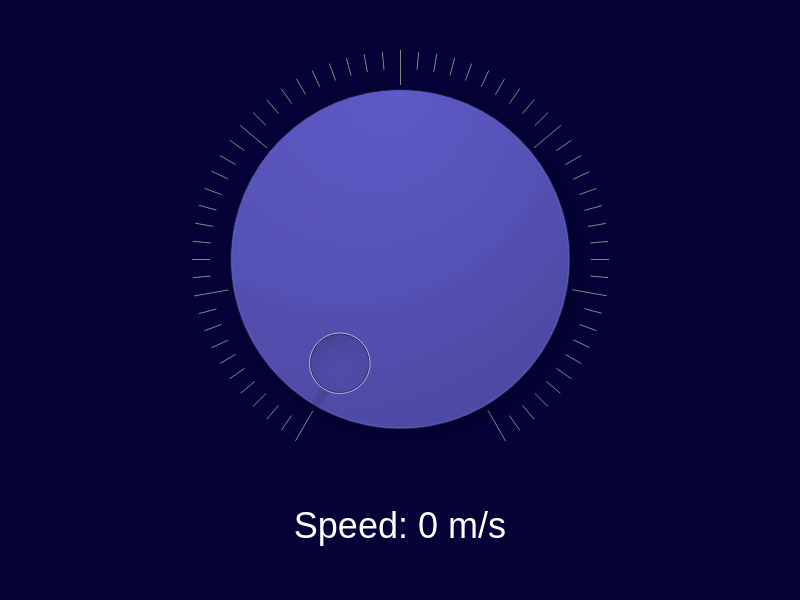
<?xml version="1.0" encoding="UTF-8"?>
<ui version="4.0">
 <class>MainWindow</class>
 <widget class="QMainWindow" name="MainWindow">
  <property name="geometry">
   <rect>
    <x>0</x>
    <y>0</y>
    <width>800</width>
    <height>600</height>
   </rect>
  </property>
  <property name="windowTitle">
   <string>MainWindow</string>
  </property>
  <property name="autoFillBackground">
   <bool>false</bool>
  </property>
  <property name="styleSheet">
   <string notr="true">background-color: rgb(4, 2, 54);
border-color: rgb(4, 2, 54);
gridline-color:rgb(4, 2, 54);
</string>
  </property>
  <widget class="QWidget" name="centralwidget">
   <property name="styleSheet">
    <string notr="true">
background-color: rgb(4, 2, 54);
border-color: rgb(4, 2, 54);
gridline-color:rgb(4, 2, 54);</string>
   </property>
   <layout class="QVBoxLayout" name="verticalLayout" stretch="4,1">
    <property name="spacing">
     <number>5</number>
    </property>
    <property name="sizeConstraint">
     <enum>QLayout::SetNoConstraint</enum>
    </property>
    <property name="topMargin">
     <number>50</number>
    </property>
    <property name="bottomMargin">
     <number>1</number>
    </property>
    <item>
     <widget class="QDial" name="dial">
      <property name="maximum">
       <number>60</number>
      </property>
      <property name="notchesVisible">
       <bool>true</bool>
      </property>
     </widget>
    </item>
    <item>
     <widget class="QLabel" name="label">
      <property name="font">
       <font>
        <pointsize>27</pointsize>
       </font>
      </property>
      <property name="styleSheet">
       <string notr="true">color: rgb(255, 255, 255);</string>
      </property>
      <property name="text">
       <string>Speed: 0 m/s</string>
      </property>
      <property name="alignment">
       <set>Qt::AlignCenter</set>
      </property>
     </widget>
    </item>
   </layout>
  </widget>
  <widget class="QMenuBar" name="menubar">
   <property name="geometry">
    <rect>
     <x>0</x>
     <y>0</y>
     <width>800</width>
     <height>22</height>
    </rect>
   </property>
   <property name="styleSheet">
    <string notr="true">background-color: rgb(4, 2, 54);
border-color: rgb(4, 2, 54);
gridline-color: rgb(4, 2, 54);
</string>
   </property>
  </widget>
  <widget class="QStatusBar" name="statusbar">
   <property name="styleSheet">
    <string notr="true">background-color: rgb(4, 2, 54);
border-color: rgb(4, 2, 54);
gridline-color:rgb(4, 2, 54);
</string>
   </property>
  </widget>
 </widget>
 <resources/>
 <connections/>
</ui>
